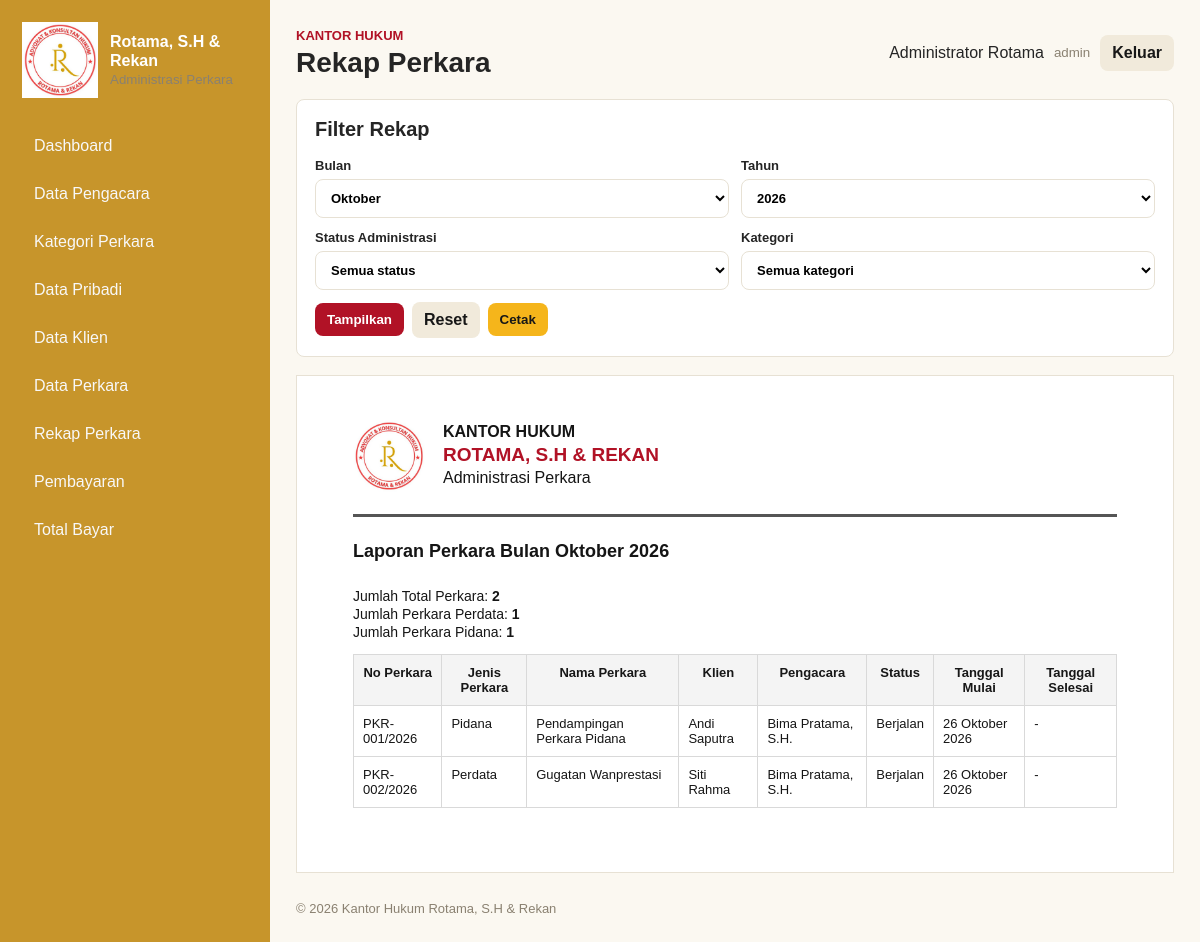
/index.php?action=reports (signed in), run on the app's committed database.
### tables this page shows
CREATE TABLE cases (
  id INT AUTO_INCREMENT PRIMARY KEY,
  case_number VARCHAR(80) NOT NULL UNIQUE,
  title VARCHAR(180) NOT NULL,
  client_id INT NOT NULL,
  lawyer_id INT NULL,
  category_id INT NOT NULL,
  hearing_date DATE NULL,
  document_status ENUM('sangat lengkap','lengkap','cukup lengkap','kurang lengkap','tidak lengkap') NOT NULL DEFAULT 'cukup lengkap',
  administration_status ENUM('belum diproses','berkas sudah didaftarkan','menunggu jadwal sidang','sidang sedang berlangsung','perkara selesai') NOT NULL DEFAULT 'belum diproses',
  total_fee DECIMAL(14,2) NOT NULL DEFAULT 0,
  notes TEXT NULL,
  created_at TIMESTAMP DEFAULT CURRENT_TIMESTAMP,
  FOREIGN KEY (client_id) REFERENCES clients(id) ON DELETE CASCADE,
  FOREIGN KEY (lawyer_id) REFERENCES users(id) ON DELETE SET NULL,
  FOREIGN KEY (category_id) REFERENCES case_categories(id) ON DELETE RESTRICT
);

CREATE TABLE case_categories (
  id INT AUTO_INCREMENT PRIMARY KEY,
  name VARCHAR(120) NOT NULL UNIQUE,
  saw_score INT NOT NULL DEFAULT 1,
  created_at TIMESTAMP DEFAULT CURRENT_TIMESTAMP
);

CREATE TABLE clients (
  id INT AUTO_INCREMENT PRIMARY KEY,
  name VARCHAR(120) NOT NULL,
  nik VARCHAR(40) NULL,
  phone VARCHAR(30) NULL,
  address TEXT NULL,
  created_at TIMESTAMP DEFAULT CURRENT_TIMESTAMP
);

CREATE TABLE users (
  id INT AUTO_INCREMENT PRIMARY KEY,
  name VARCHAR(120) NOT NULL,
  email VARCHAR(120) NOT NULL UNIQUE,
  password VARCHAR(255) NOT NULL,
  role ENUM('admin', 'pengacara') NOT NULL DEFAULT 'pengacara',
  phone VARCHAR(30) NULL,
  address TEXT NULL,
  specialization VARCHAR(120) NULL,
  created_at TIMESTAMP DEFAULT CURRENT_TIMESTAMP
);

### src/bootstrap.php (called while the page is built, shortened)
<?php
function db(): PDO
{
    static $pdo = null;
    if ($pdo instanceof PDO) {
        return $pdo;
    }
    $config = require __DIR__ . '/../config/database.php';
    $dsn = sprintf(
        'mysql:host=%s;dbname=%s;charset=%s',
        $config['host'],
        $config['database'],
        $config['charset']
    );
    $pdo = new PDO($dsn, $config['username'], $config['password'], [
        PDO::ATTR_ERRMODE => PDO::ERRMODE_EXCEPTION,
        PDO::ATTR_DEFAULT_FETCH_MODE => PDO::FETCH_ASSOC,
    ]);
    return $pdo;
}
function current_user(): array
{
    return $_SESSION['user'] ?? [];
}
function is_admin(): bool
{
    return (current_user()['role'] ?? '') === 'admin';
}
function e(?string $value): string
{
    return htmlspecialchars((string) $value, ENT_QUOTES, 'UTF-8');
}
function month_name_id(int $month): string
{
    return [
        1 => 'Januari',
        2 => 'Februari',
        3 => 'Maret',
        4 => 'April',
        5 => 'Mei',
        6 => 'Juni',
        7 => 'Juli',
        8 => 'Agustus',
        9 => 'September',
        10 => 'Oktober',
        11 => 'November',
        12 => 'Desember',
    ][$month] ?? '';
}
function date_id(?string $date): string
{
    $value = new DateTimeImmutable($date);
    return $value->format('d') . ' ' . month_name_id((int) $value->format('n')) . ' ' . $value->format('Y');
}
function render(string $view, array $data = []): void
{
    extract($data, EXTR_SKIP);
    require __DIR__ . '/partials/header.php';
    require __DIR__ . '/pages/' . $view . '.php';
    require __DIR__ . '/partials/footer.php';
}

### src/pages/reports.php (called while the page is built, shortened)
<?php
$title = 'Rekap Perkara';
$month = (int) ($_GET['month'] ?? date('n'));
$year = (int) ($_GET['year'] ?? date('Y'));
$categories = db()->query('SELECT id, name FROM case_categories ORDER BY name')->fetchAll();
$where = ['MONTH(cases.created_at) = ?', 'YEAR(cases.created_at) = ?'];
$params = [$month, $year];
$sql = 'SELECT cases.*, clients.name AS client_name, users.name AS lawyer_name, case_categories.name AS category_name,
               COALESCE(payment_totals.paid_total, 0) AS paid_total
        FROM cases
        JOIN clients ON clients.id = cases.client_id
        LEFT JOIN users ON users.id = cases.lawyer_id
        JOIN case_categories ON case_categories.id = cases.category_id
        LEFT JOIN (
            SELECT case_id, SUM(amount) AS paid_total
            FROM payments
            GROUP BY case_id
        ) payment_totals ON payment_totals.case_id = cases.id';
if ($where) {
    $sql .= ' WHERE ' . implode(' AND ', $where);
}
$sql .= ' ORDER BY cases.created_at DESC';
$stmt = db()->prepare($sql);
$stmt->execute($params);
$rows = $stmt->fetchAll();
$summary = [
    'total' => count($rows),
    'categories' => [],
];
foreach ($categories as $item) {
    $summary['categories'][$item['name']] = 0;
}
foreach ($rows as $row) {
    $summary['categories'][$row['category_name']] = ($summary['categories'][$row['category_name']] ?? 0) + 1;
}
render('reports_view', compact('title', 'rows', 'categories', 'status', 'category', 'month', 'year', 'summary'));

### public/index.php (called while the page is built, shortened)
<?php
require_once __DIR__ . '/../src/bootstrap.php';
$action = $_GET['action'] ?? (is_logged_in() ? 'dashboard' : 'login');
$routes = [
    'login' => 'auth/login.php',
    'authenticate' => 'auth/authenticate.php',
    'dashboard' => 'dashboard.php',
    'lawyers' => 'lawyers/index.php',
    'lawyer_form' => 'lawyers/form.php',
    'lawyer_save' => 'lawyers/save.php',
    'lawyer_delete' => 'lawyers/delete.php',
    'profile' => 'profile.php',
    'profile_save' => 'profile_save.php',
    'clients' => 'clients/index.php',
    'client_form' => 'clients/form.php',
    'client_save' => 'clients/save.php',
    'client_delete' => 'clients/delete.php',
    'categories' => 'categories/index.php',
    'category_form' => 'categories/form.php',
    'category_save' => 'categories/save.php',
    'category_delete' => 'categories/delete.php',
    'cases' => 'cases/index.php',
    'case_form' => 'cases/form.php',
    'case_save' => 'cases/save.php',
    'case_delete' => 'cases/delete.php',
    'case_documents' => 'cases/documents.php',
    'case_document_delete' => 'cases/document_delete.php',
    'reports' => 'reports.php',
    'payments' => 'payments/index.php',
    'payment_form' => 'payments/form.php',
    'payment_save' => 'payments/save.php',
    'payment_delete' => 'payments/delete.php',
    'totals' => 'totals.php',
];
require __DIR__ . '/../src/pages/' . $routes[$action];

### src/pages/reports_view.php (the view, shortened to what this page needs)
<?php
$currentYear = (int) date('Y');
?>
<section class="form-panel no-print">
    <h2>Filter Rekap</h2>
    <form class="form" method="get" action="index.php">
        <label>Bulan
            <select name="month">
                <?php for ($i = 1; $i <= 12; $i++): ?>
                    <option value="<?= $i ?>" <?= $month === $i ? 'selected' : '' ?>><?= e(month_name_id($i)) ?></option>
                <?php endfor; ?>
            </select>
        </label>
        <label>Tahun
            <select name="year">
                <?php for ($i = $currentYear - 5; $i <= $currentYear + 1; $i++): ?>
                    <option value="<?= $i ?>" <?= $year === $i ? 'selected' : '' ?>><?= $i ?></option>
                <?php endfor; ?>
            </select>
        </label>
        <label>Status Administrasi
            <select name="status">
                <option value="">Semua status</option>
            </select>
        </label>
        <label>Kategori
            <select name="category_id">
                <option value="0">Semua kategori</option>
            </select>
        </label>
        <div class="actions span-2">
            <button class="btn primary" type="submit">Tampilkan</button>
            <a class="btn ghost" href="index.php?action=reports">Reset</a>
            <button class="btn warning" type="button" onclick="window.print()">Cetak</button>
        </div>
    </form>
</section>
<section class="report-paper">
    <header class="report-header">
        <img class="report-logo-img" src="assets/logo.jpeg" alt="Logo Kantor">
        <div>
            <strong>KANTOR HUKUM</strong>
            <h2>ROTAMA, S.H & REKAN</h2>
            <p>Administrasi Perkara</p>
        </div>
    </header>
    <div class="report-divider"></div>
    <h2 class="report-title">Laporan Perkara Bulan <?= e(month_name_id($month)) ?> <?= $year ?></h2>
    <div class="report-summary">
        <p>Jumlah Total Perkara: <strong><?= (int) $summary['total'] ?></strong></p>
        <?php foreach ($summary['categories'] as $name => $count): ?>
            <?php if ($count > 0): ?>
                <p>Jumlah Perkara <?= e(ucwords($name)) ?>: <strong><?= (int) $count ?></strong></p>
            <?php endif; ?>
        <?php endforeach; ?>
    </div>
    <table class="report-table">
        <thead>
            <tr>
                <th>No Perkara</th>
                <th>Jenis Perkara</th>
                <th>Nama Perkara</th>
                <th>Klien</th>
                <th>Pengacara</th>
                <th>Status</th>
                <th>Tanggal Mulai</th>
                <th>Tanggal Selesai</th>
            </tr>
        </thead>
        <tbody>
            <?php foreach ($rows as $row): ?>
                <?php
                $isFinished = $row['administration_status'] === 'perkara selesai';
                $displayStatus = $isFinished ? 'Selesai' : 'Berjalan';
                ?>
                <tr>
                    <td><?= e($row['case_number']) ?></td>
                    <td><?= e(ucwords($row['category_name'])) ?></td>
                    <td><?= e($row['title']) ?></td>
                    <td><?= e($row['client_name']) ?></td>
                    <td><?= e($row['lawyer_name'] ?? '-') ?></td>
                    <td><?= e($displayStatus) ?></td>
                    <td><?= e(date_id($row['created_at'])) ?></td>
                    <td><?= e($isFinished ? date_id($row['hearing_date']) : '-') ?></td>
                </tr>
            <?php endforeach; ?>
        </tbody>
    </table>
</section>

### src/partials/header.php (shortened to what this page needs)
<?php $user = current_user(); ?>
<!doctype html>
<html lang="id">
<head>
    <link rel="stylesheet" href="assets/styles.css?v=2">
</head>
<body>
<aside class="sidebar">
    <div class="brand">
        <img class="brand-logo" src="assets/logo.jpeg" alt="Logo Kantor">
        <div>
            <strong>Rotama, S.H & Rekan</strong>
            <small>Administrasi Perkara</small>
        </div>
    </div>
    <nav>
        <a href="index.php?action=dashboard">Dashboard</a>
        <?php if (is_admin()): ?>
            <a href="index.php?action=lawyers">Data Pengacara</a>
            <a href="index.php?action=categories">Kategori Perkara</a>
        <?php endif; ?>
        <a href="index.php?action=profile">Data Pribadi</a>
        <a href="index.php?action=clients">Data Klien</a>
        <a href="index.php?action=cases">Data Perkara</a>
        <a href="index.php?action=reports">Rekap Perkara</a>
        <a href="index.php?action=payments">Pembayaran</a>
        <a href="index.php?action=totals">Total Bayar</a>
    </nav>
</aside>
<main class="main">
    <header class="topbar">
        <div>
            <span class="eyebrow">Kantor Hukum</span>
            <h1><?= e($title ?? 'Administrasi Perkara') ?></h1>
        </div>
        <div class="userbox">
            <span><?= e($user['name'] ?? '') ?></span>
            <small><?= e($user['role'] ?? '') ?></small>
            <a class="btn ghost" href="index.php?action=logout">Keluar</a>
        </div>
    </header>

### src/partials/footer.php
    <footer class="footer">
        &copy; <?= date('Y') ?> Kantor Hukum Rotama, S.H & Rekan
    </footer>
</main>
</body>
</html>

### public/assets/styles.css (style rules this page uses)
:root { --red: #b11226; --red-dark: #730917; --yellow: #f5b51b; --black: #171717; --white: #ffffff; --line: #e7e1d4; --soft: #fbf8f1; --text: #252525; }
* { box-sizing: border-box; }
body { margin: 0; font-family: Arial, Helvetica, sans-serif; color: var(--text); background: var(--soft); }
a { color: inherit; text-decoration: none; }
.sidebar { position: fixed; inset: 0 auto 0 0; width: 270px; background: #c7952b; color: var(--white); padding: 22px; overflow-y: auto; }
.sidebar .brand-logo { width: 76px !important; height: 76px !important; max-width: 76px !important; max-height: 76px !important; object-fit: contain !important; display: block; flex-shrink: 0; }
.sidebar .brand { align-items: center; }
.brand { display: flex; gap: 12px; align-items: center; margin-bottom: 28px; }
.brand strong { display: block; line-height: 1.2; }
.brand small, .muted, .userbox small { color: #8a8171; }
.sidebar nav { display: grid; gap: 8px; }
.sidebar a { padding: 11px 12px; border-radius: 8px; color: #f8f8f8; }
.main { margin-left: 270px; min-height: 100vh; padding: 26px; }
.topbar { display: flex; justify-content: space-between; gap: 20px; align-items: center; margin-bottom: 20px; }
.eyebrow { color: var(--red); font-size: 13px; font-weight: 700; text-transform: uppercase; }
h1 { margin: 3px 0 0; font-size: 28px; }
h2 { margin-top: 0; font-size: 20px; }
.userbox { display: flex; gap: 10px; align-items: center; justify-content: flex-end; flex-wrap: wrap; }
.card, .table-wrap, .form-panel { background: var(--white); border: 1px solid var(--line); border-radius: 8px; padding: 18px; }
table { width: 100%; border-collapse: collapse; font-size: 14px; }
th, td { padding: 11px 10px; border-bottom: 1px solid var(--line); text-align: left; vertical-align: top; }
th { background: #fff6dc; color: var(--black); }
.form { display: grid; grid-template-columns: repeat(2, minmax(0, 1fr)); gap: 12px; }
label { display: grid; gap: 6px; font-weight: 700; font-size: 13px; }
input, select, textarea { width: 100%; border: 1px solid var(--line); border-radius: 8px; padding: 10px 11px; font: inherit; background: #fff; }
.span-2 { grid-column: span 2; }
.actions { display: flex; gap: 8px; flex-wrap: wrap; align-items: center; }
.btn { display: inline-flex; align-items: center; justify-content: center; border: 0; border-radius: 8px; padding: 9px 12px; font-weight: 700; cursor: pointer; }
.btn.primary { background: var(--red); color: var(--white); }
.btn.warning { background: var(--yellow); color: var(--black); }
.btn.ghost { background: #f1eadb; color: var(--black); }
.report-paper { width: min(920px, 100%); margin: 18px auto 0; background: var(--white); border: 1px solid var(--line); padding: 44px 56px 64px; color: #151515; }
.report-header { display: flex; align-items: center; gap: 18px; }
.report-header img, img.report-logo, .report-logo-img { display: block; width: 72px; height: 72px; object-fit: contain; flex-shrink: 0; border: 0; border-radius: 0; }
.report-header strong { font-size: 16px; }
.report-header h2 { margin: 3px 0; color: var(--red); font-size: 19px; letter-spacing: 0; }
.report-header p, .report-summary p { margin: 2px 0; }
.report-divider { margin: 22px 0 24px; border-top: 3px solid #555; }
.report-title { margin: 0 0 26px; font-size: 18px; }
.report-summary { margin-bottom: 14px; font-size: 14px; }
.report-table { font-size: 13px; }
.report-table th, .report-table td { border: 1px solid #d9d9d9; padding: 10px 9px; }
.report-table th { background: #f4f4f4; text-align: center; }
.report-table td { background: #fff; }
.footer { margin-top: 28px; color: #8a8171; font-size: 13px; }

### data on the page
cases: case_number "PKR-001/2026", category.name "Pidana", title "Pendampingan Perkara Pidana", client.name "Andi Saputra", lawyer.name "Bima Pratama, S.H.", administration_status "Berjalan", created_at "26 Oktober 2026", administration_status "-"
cases: case_number "PKR-002/2026", category.name "Perdata", title "Gugatan Wanprestasi", client.name "Siti Rahma", lawyer.name "Bima Pratama, S.H.", administration_status "Berjalan", created_at "26 Oktober 2026", administration_status "-"

### other printed values
$title "Rekap Perkara"
$user['name'] "Administrator Rotama"
$user['role'] "admin"
month_name_id($month) "Oktober"
$year "2026"
$summary['total'] "2"
$name "Perdata"
$count "1"
$name "Pidana"
form field month "Oktober"
form field year "2026"
